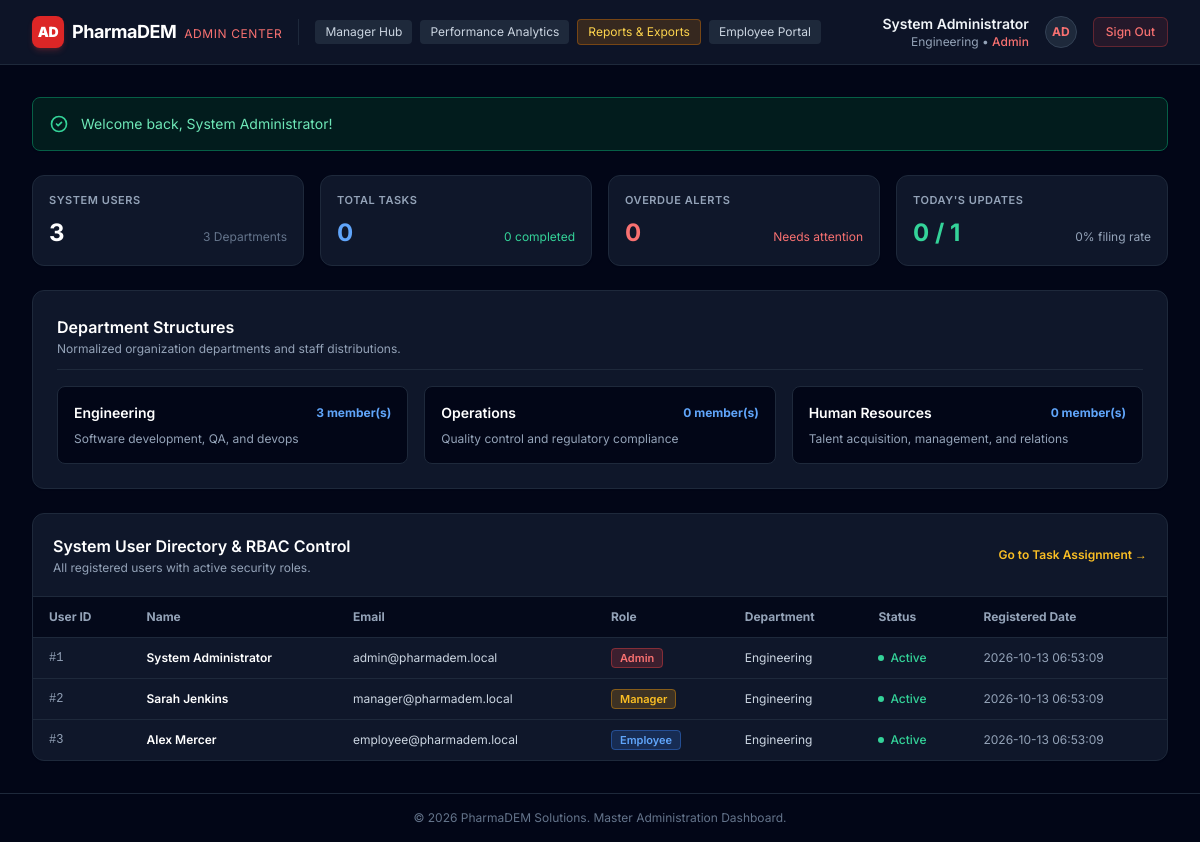
Page /admin/dashboard.php (signed in) on the committed database.
### tables this page shows
CREATE TABLE `users` (
    `id` INT UNSIGNED AUTO_INCREMENT PRIMARY KEY,
    `name` VARCHAR(100) NOT NULL,
    `email` VARCHAR(150) NOT NULL UNIQUE,
    `password` VARCHAR(255) NOT NULL,
    `role` ENUM('Admin', 'Manager', 'Employee') NOT NULL DEFAULT 'Employee',
    `department_id` INT UNSIGNED DEFAULT NULL,
    `status` ENUM('Active', 'Inactive', 'Suspended') NOT NULL DEFAULT 'Active',
    `created_at` TIMESTAMP DEFAULT CURRENT_TIMESTAMP,
    `updated_at` TIMESTAMP DEFAULT CURRENT_TIMESTAMP ON UPDATE CURRENT_TIMESTAMP,
    
    CONSTRAINT `fk_users_department` 
        FOREIGN KEY (`department_id`) 
        REFERENCES `departments` (`id`) 
        ON DELETE SET NULL 
        ON UPDATE CASCADE
);

CREATE TABLE `departments` (
    `id` INT UNSIGNED AUTO_INCREMENT PRIMARY KEY,
    `name` VARCHAR(100) NOT NULL UNIQUE,
    `description` VARCHAR(255) DEFAULT NULL,
    `created_at` TIMESTAMP DEFAULT CURRENT_TIMESTAMP
);

### public/admin/dashboard.php (the view, shortened to what the rows shown need)
<?php
$currentUser = Auth::user();
$db = Database::getInstance();
$pdo = $db->getConnection();
$departments = $pdo->query("
    SELECT d.*,
           COUNT(u.id) AS user_count
    FROM departments d
    LEFT JOIN users u ON u.department_id = d.id
    GROUP BY d.id
    ORDER BY d.id ASC
")->fetchAll();
$users = $pdo->query("
    SELECT u.*, d.name AS dept_name
    FROM users u
    LEFT JOIN departments d ON u.department_id = d.id
    ORDER BY u.id ASC
")->fetchAll();
?>
<!DOCTYPE html>
<html lang="en" class="h-full bg-slate-950 text-slate-100">
<head>
    <script src="https://cdn.tailwindcss.com"></script>
</head>
<body class="min-h-full flex flex-col bg-slate-950 text-slate-200 antialiased selection:bg-red-600 selection:text-white">
    <header class="sticky top-0 z-40 w-full border-b border-slate-800 bg-slate-900/90 backdrop-blur">
        <div class="max-w-7xl mx-auto px-4 sm:px-6 lg:px-8 flex items-center justify-between h-16">
            <div class="flex items-center space-x-4">
                <div class="hidden sm:flex flex-col text-right">
                    <span class="text-sm font-semibold text-slate-100"><?= htmlspecialchars($currentUser['name']) ?></span>
                    <span class="text-xs text-slate-400"><?= htmlspecialchars($currentUser['department_name']) ?> &bull; <span class="text-red-400 font-medium"><?= htmlspecialchars($currentUser['role']) ?></span></span>
                </div>
            </div>
        </div>
    </header>
    <main class="flex-1 max-w-7xl w-full mx-auto px-4 sm:px-6 lg:px-8 py-8 space-y-6">
        <section class="bg-slate-900 border border-slate-800 rounded-xl p-6 shadow-sm">
            <div class="grid grid-cols-1 sm:grid-cols-3 gap-4">
                <?php foreach ($departments as $dept): ?>
                    <div class="bg-slate-950 border border-slate-800 rounded-lg p-4">
                        <div class="flex items-center justify-between mb-2">
                            <h4 class="text-sm font-semibold text-white"><?= htmlspecialchars($dept['name']) ?></h4>
                            <span class="text-xs text-blue-400 font-bold"><?= (int)$dept['user_count'] ?> member(s)</span>
                        </div>
                        <p class="text-xs text-slate-400"><?= htmlspecialchars($dept['description'] ?: 'No description provided.') ?></p>
                    </div>
                <?php endforeach; ?>
            </div>
        </section>
        <section class="bg-slate-900 border border-slate-800 rounded-xl overflow-hidden shadow-sm">
            <div class="overflow-x-auto">
                <table class="w-full text-left text-xs border-collapse">
                    <thead>
                        <tr class="bg-slate-950/80 border-b border-slate-800 text-slate-400 font-medium">
                            <th class="py-3 px-4">User ID</th>
                            <th class="py-3 px-4">Name</th>
                            <th class="py-3 px-4">Email</th>
                            <th class="py-3 px-4">Role</th>
                            <th class="py-3 px-4">Department</th>
                            <th class="py-3 px-4">Status</th>
                            <th class="py-3 px-4">Registered Date</th>
                        </tr>
                    </thead>
                    <tbody class="divide-y divide-slate-800">
                        <?php foreach ($users as $u):
                            $rBadge = match ($u['role']) {
                                'Admin'    => 'bg-red-500/20 text-red-400 border-red-500/40',
                                'Manager'  => 'bg-amber-500/20 text-amber-400 border-amber-500/40',
                                default    => 'bg-blue-500/20 text-blue-400 border-blue-500/40',
                            };
                        ?>
                            <tr class="hover:bg-slate-800/40 transition">
                                <td class="py-3 px-4 font-mono text-slate-400">#<?= htmlspecialchars((string)$u['id']) ?></td>
                                <td class="py-3 px-4 font-semibold text-white"><?= htmlspecialchars($u['name']) ?></td>
                                <td class="py-3 px-4 text-slate-300"><?= htmlspecialchars($u['email']) ?></td>
                                <td class="py-3 px-4">
                                    <span class="px-2 py-0.5 rounded text-[11px] font-semibold border <?= $rBadge ?>">
                                        <?= htmlspecialchars($u['role']) ?>
                                    </span>
                                </td>
                                <td class="py-3 px-4 text-slate-300"><?= htmlspecialchars($u['dept_name'] ?? 'N/A') ?></td>
                                <td class="py-3 px-4">
                                    <span class="text-emerald-400 font-medium flex items-center">
                                        <span class="w-1.5 h-1.5 rounded-full bg-emerald-400 mr-1.5"></span>
                                        <?= htmlspecialchars($u['status']) ?>
                                    </span>
                                </td>
                                <td class="py-3 px-4 text-slate-400"><?= htmlspecialchars($u['created_at']) ?></td>
                            </tr>
                        <?php endforeach; ?>
                    </tbody>
                </table>
            </div>
        </section>
    </main>
</body>
</html>

### rows in the picture
users: name "System Administrator", role "Admin", id "1", email "admin@pharmadem.local", department.name "Engineering", status "Active", created_at "2026-10-13 06:53:09"
departments: name "Engineering", user_count "3", description "Software development, QA, and devops"
departments: name "Operations", user_count "0", description "Quality control and regulatory compliance"
departments: name "Human Resources", user_count "0", description "Talent acquisition, management, and relations"
users: id "2", name "Sarah Jenkins", email "manager@pharmadem.local", role "Manager", department.name "Engineering", status "Active", created_at "2026-10-13 06:53:09"
users: id "3", name "Alex Mercer", email "employee@pharmadem.local", role "Employee", department.name "Engineering", status "Active", created_at "2026-10-13 06:53:09"

### other values in the picture
$flashSuccess "Welcome back, System Administrator!"
$totalUsers "3"
$totalDepts "3"
$teamMetrics['total_tasks'] "0"
$teamMetrics['completed_tasks'] "0"
$teamMetrics['overdue_tasks'] "0"
$subMetrics['submitted_today'] "0"
$subMetrics['total_employees'] "1"
$subMetrics['compliance_percentage'] "0"
